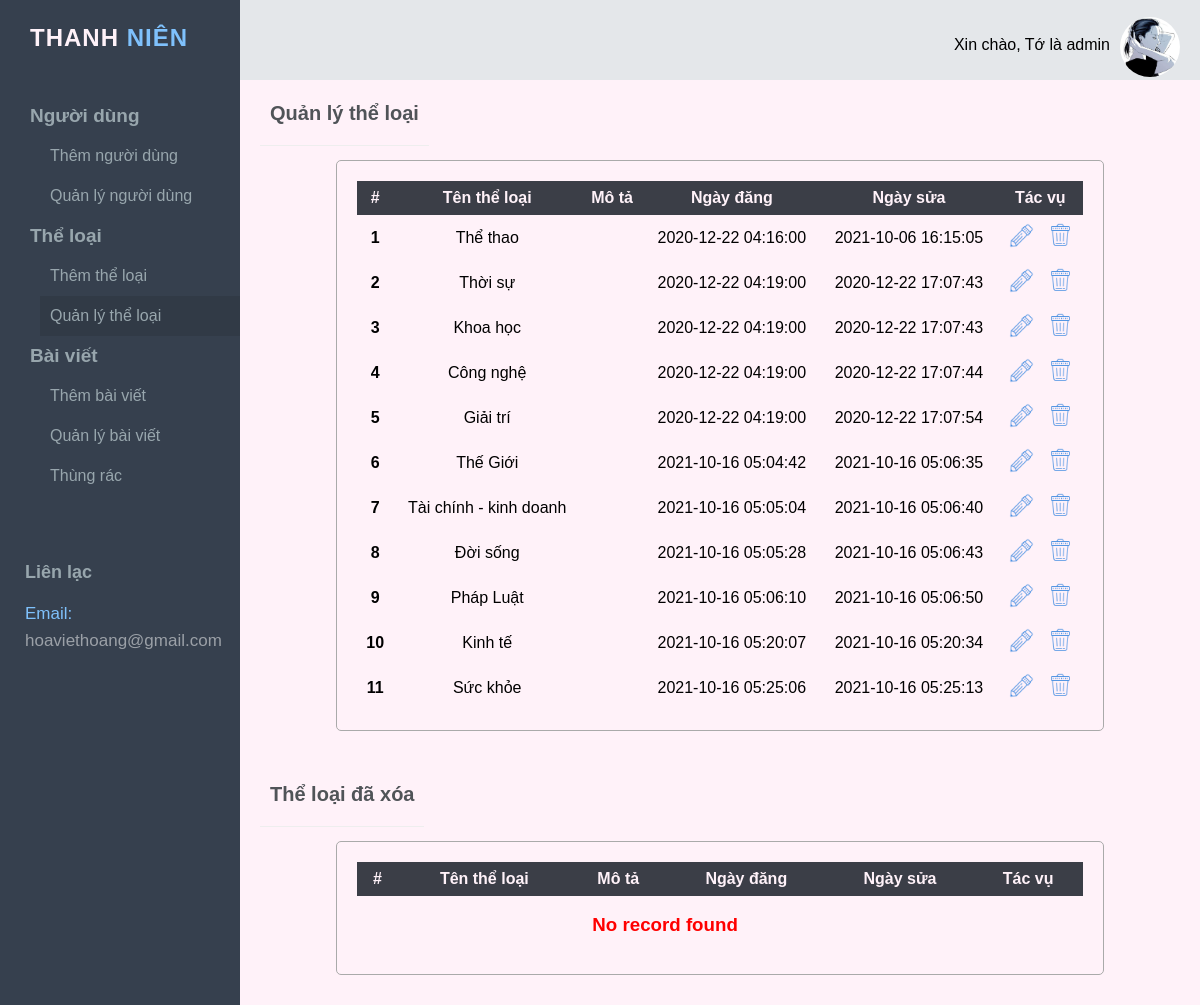
/admin/manage-categories.php (signed in), run on the app's committed database.
### tables this page shows
CREATE TABLE `theloai` (
  `MaTL` int(10) NOT NULL,
  `TenTL` varchar(150) DEFAULT NULL,
  `MoTa` text DEFAULT NULL,
  `NgayTao` timestamp NULL DEFAULT current_timestamp(),
  `NgayCapNhat` timestamp NULL DEFAULT NULL ON UPDATE current_timestamp(),
  `IsActivate` int(1) DEFAULT NULL
);

### admin/manage-categories.php (the view, shortened to what this page needs)
<?php
include('../includes/config.php');
if(strlen($_SESSION['login'])==0)
  {
header('location:index.php');
}
else{
?>
<!DOCTYPE html>
<html>
<head>
    <link href="css/manager.css" rel="stylesheet" type="text/css" />
    <link href="css/button.css" rel="stylesheet" type="text/css" />
    <link href="css/alerts.css" rel="stylesheet" type="text/css" />
</head>
<body height=100%>
    <?php include('manager.php'); ?>
    <div class="main-right">
        <h4 class="page-title">Quản lý thể loại</h4>
        <form class="form" name="managerCategories" method="get" enctype="multipart/form-data">
            <div class="form-group1">
                <table class="table-trash">
                    <tr class="color1">
                        <th>#</th>
                        <th>Tên thể loại</th>
                        <th>Mô tả</th>
                        <th>Ngày đăng</th>
                        <th>Ngày sửa</th>
                        <th>Tác vụ</th>
                    </tr>
                    <?php
                    $query = mysqli_query($con, "Select MaTL, TenTL,MoTa, NgayTao, NgayCapNhat from theloai where IsActivate = 1");
                    $cnt = 1;
                    $rowCount = mysqli_num_rows($query);
                    if($rowCount == 0)
                    {?>
                        <tr>
                        <td colspan="5" align="center">
                            <h3 style="color:red">No record found</h3>
                        </td>
                    </tr>
                    <?php
                    } else {
                    while ($row = mysqli_fetch_array($query)) {
                    ?>
                        <tr>
                            <th scope="row"><?php echo htmlentities($cnt); ?></th>
                            <td><?php echo htmlentities($row['TenTL']); ?></td>
                            <td><?php echo htmlentities($row['MoTa']); ?></td>
                            <td><?php echo htmlentities($row['NgayTao']); ?></td>
                            <td><?php echo htmlentities($row['NgayCapNhat']); ?></td>
                            <td><a href="edit-category.php?cid=<?php echo htmlentities($row['MaTL']);?>"><img class = "icons" src="../images/icons/icons8-edit-64.png" alt="" srcset=""></a>
	&nbsp;<a href="manage-categories.php?rid=<?php echo htmlentities($row['MaTL']);?>&&action=del"> <img class = "icons" src="../images//icons/icons8-trash-64.png" alt="" srcset=""></a> </td>
</tr>
                    <?php
                        $cnt++;
                    }} ?>
                </table>
            </div>
        </form>
        <h4 class="page-title">Thể loại đã xóa</h4>
        <form class="form" name="addPost" method="post" enctype="multipart/form-data">
            <div class="form-group1">
                <table class="table-trash">
                    <tr class="color1">
                        <th>#</th>
                        <th>Tên thể loại</th>
                        <th>Mô tả</th>
                        <th>Ngày đăng</th>
                        <th>Ngày sửa</th>
                        <th>Tác vụ</th>
                    </tr>
                    <?php
$query=mysqli_query($con,"Select MaTL,TenTL,MoTa,NgayTao,NgayCapNhat from theloai where IsActivate=0");
$rowCount = mysqli_num_rows($query);
$cnt=1;
if($rowCount == 0)
{?>
    <tr>
    <td colspan="5" align="center">
        <h3 style="color:red">No record found</h3>
    </td>
</tr>
<?php
}else{
while($row=mysqli_fetch_array($query))
{
?>
 <tr>
<th scope="row"><?php echo htmlentities($cnt);?></th>
<td><?php echo htmlentities($row['TenTL']);?></td>
<td><?php echo htmlentities($row['MoTa']);?></td>
<td><?php echo htmlentities($row['NgayTao']);?></td>
<td><?php echo htmlentities($row['NgayCapNhat']);?></td>
<td><a href="manage-categories.php?resid=<?php echo htmlentities($row['MaTL']);?>"><img class = "icons" src="../images/icons/icons8-undo-48.png"</a>
	&nbsp;<a href="manage-categories.php?rid=<?php echo htmlentities($row['MaTL']);?>&&action=parmdel" title="Xóa vĩnh viễn"> <img class = "icons" src="../images/icons/icons8-trash-64.png" </td>
</tr></tr>
<?php
$cnt++;
 }} ?>
                </table>
            </div>
        </form>
    </div>
</body>
</html>
<?php } ?>

### admin/manager.php (shortened to what this page needs)
<div class="top-bar">
    <div class="top-bar-left">
        <a href="add-post.php" class="logo">
            <span>Thanh
                <span>Niên</span>
            </span>
        </a>
    </div>
    <div class="top-bar-right">
        <div class="dropdown"><a href="add-post.php"><img src="../images/avatar.jpg" alt=""></a>
            <p>Xin chào, <?php echo htmlentities($_SESSION['name']) ?></p>
        </div>
    </div>
</div>
<div class="main">
    <div class="main-left">
        <nav>
            <ul class="nav-menu">
                <li>
                    <div class="nav-active">Người dùng</div>
                    <ul>
                        <li class="listmenu"><a href="add-user.php">Thêm người dùng</a></li>
                        <li class="listmenu"><a href="manage-users.php">Quản lý người dùng</a></li>
                    </ul>
                </li>
                <li>
                    <div class="nav-active">Thể loại</div>
                    <ul>
                        <li class="listmenu"><a href="add-category.php">Thêm thể loại</a></li>
                        <li class="listmenu"><a href="manage-categories.php">Quản lý thể loại</a></li>
                    </ul>
                </li>
                <li>
                    <div class="nav-active">Bài viết</div>
                    <ul>
                        <li class="listmenu"><a href="add-post.php">Thêm bài viết</a></li>
                        <li class="listmenu"><a href="manage-post.php">Quản lý bài viết</a></li>
                        <li class="listmenu"><a href="trash.php">Thùng rác</a></li>
                    </ul>
                </li>
            </ul>
        </nav>
        <div class="help-box">
            <h5 class="text1">Liên lạc</h5>
            <p class=""><span class="text2">Email:</span> <br /> hoaviethoang@gmail.com</p>
        </div>
    </div>

### admin/css/manager.css (style rules this page uses)
* { box-sizing: border-box; font-family: sans-serif; }
html, body { margin: 0px; height: 100%; }
body { display: flex; flex-direction: column; }
nav { margin: 0; }
.top-bar { display: flex; flex: 0 80px !important; min-height: 80px; }
.top-bar-left { flex: 0 0 240px!important; background-color: #36404e; position: fixed; top: 0!important; width: 240px; height: 100%; }
.top-bar-right { flex: 1 ; background-color: #e4e7ea; margin-left: 240px !important; align-items: center; align-content: center; }
.logo { line-height: 75px; padding-left: 30px; color: #fff2f9 !important; font-size: 24px; text-transform: uppercase; font-weight: 600; letter-spacing: 1px; text-decoration: none; }
.logo span span { color: #7fc1fc; text-decoration: none; }
.logo span { text-decoration: none; }
.main { display: flex; flex: 1; }
.main-left { flex: 0 0 240px !important; background-color: #36404e; position: fixed; margin-top: 0px !important; width: 240px !important; height: 100%; }
a { text-decoration: none; }
.main-right { flex: 1; background-color: #fff2f9; margin-left: 240px !important; margin-top: 0px !important; }
.nav-menu { margin: 16px 0px; }
.nav-menu ul, .nav-menu li, .nav-menu a, .nav-menu div { padding: 0px; line-height: normal; list-style: none; display: block; position: relative; color: #98a6ad; font-weight: normal; font-size: 16px; line-height: 40px; text-decoration: none; max-width: 220px; }
.nav-menu a, .nav-menu div { padding: 0 10px; }
.nav-menu ul { top: 0; }
.nav-menu li div { font-weight: bold; font-size: 19px; margin-left: -20px; }
.page-title { font-size: 20px; font-weight: 600; padding: 20px; margin: 2px -20px 20px 20px; border-bottom: 1px solid #eee; color: #505458; float: left; padding-left: 10px; padding-right: 10px; }
.form { background-color: #fff2f9; padding: 80px 10% 10px 10%; }
.help-box { color: rgba(255, 255, 255, 0.5); padding: 50px 1px 40px 25px ; font-size: 17px; }
.text1 { font-size: 18px; color: #98a6ad; margin-top: 0; }
.text2 { color: #7fc1fc; }
.h1, .h2, .h3, .h4, .h5, .h6, h1, h2, h3, h4, h5, h6 { color: #505458; margin: 10px 0; }
h5 { font-size: 15px; }
p { line-height: 1.6; }
.icons { height: 25px; width: 25px; }
td { text-align: center; vertical-align: middle; }
.top-bar-right a img { height: 60px; width: 60px; border-radius: 50%; margin-top:10px; margin-bottom:-15px; float: right; margin-right: 20px; }
.top-bar-right p { float: right; margin-top:25px; margin-right: 10px; }
.dropdown { float: right; }

### admin/css/button.css (style rules this page uses)
.form-group1 { padding: 20px; border: 1px solid #aaaaaa; border-radius: 5px; background-clip: padding-box; margin-bottom: 20px; }
th { font-family: sans-serif; font-weight: 600; }
th, td { padding: 8px; }
.table-trash { width: 100%; margin: 0; border: none; border-collapse: collapse; }
tr.color1 { color: #fff2f9; background-color: #3b3e47; }

### data on the page
theloai: TenTL "Thể thao", NgayTao "2020-12-22 04:16:00", NgayCapNhat "2021-10-06 16:15:05"
theloai: TenTL "Thời sự", NgayTao "2020-12-22 04:19:00", NgayCapNhat "2020-12-22 17:07:43"
theloai: TenTL "Khoa học", NgayTao "2020-12-22 04:19:00", NgayCapNhat "2020-12-22 17:07:43"
theloai: TenTL "Công nghệ", NgayTao "2020-12-22 04:19:00", NgayCapNhat "2020-12-22 17:07:44"
theloai: TenTL "Giải trí", NgayTao "2020-12-22 04:19:00", NgayCapNhat "2020-12-22 17:07:54"
theloai: TenTL "Thế Giới", NgayTao "2021-10-16 05:04:42", NgayCapNhat "2021-10-16 05:06:35"
theloai: TenTL "Tài chính - kinh doanh", NgayTao "2021-10-16 05:05:04", NgayCapNhat "2021-10-16 05:06:40"
theloai: TenTL "Đời sống", NgayTao "2021-10-16 05:05:28", NgayCapNhat "2021-10-16 05:06:43"
theloai: TenTL "Pháp Luật", NgayTao "2021-10-16 05:06:10", NgayCapNhat "2021-10-16 05:06:50"
theloai: TenTL "Kinh tế", NgayTao "2021-10-16 05:20:07", NgayCapNhat "2021-10-16 05:20:34"
theloai: TenTL "Sức khỏe", NgayTao "2021-10-16 05:25:06", NgayCapNhat "2021-10-16 05:25:13"

### other printed values
$_SESSION['name'] "Tớ là admin"
